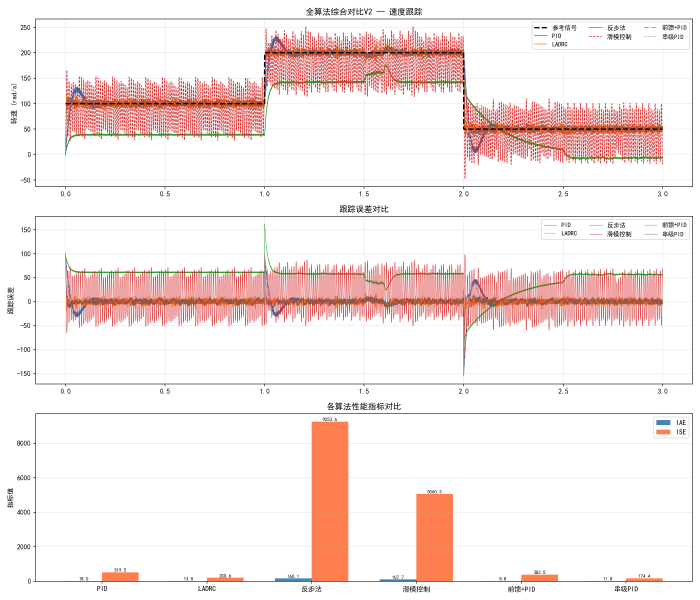
#> input picture 15_simulation/all_algorithms_comparison.png, 2100 x 1800 px, given in place of the camera (shown at 1/3 size)
$ python visual_debugger.py
#> lines starting #> are read from the running program, lines starting #| are printed output that depends on the picture
"""
视觉调试工具 - 实时显示图像处理中间结果
支持多窗口拼接显示、性能计时、参数面板
"""
import cv2
import numpy as np
import time
from typing import Dict, Optional, Tuple, Any
from collections import OrderedDict


class VisualDebugger:
    """视觉流水线调试器，实时显示各阶段结果"""

    def __init__(self, max_cols=3, cell_size=(320, 240)):
        self._panels: OrderedDict = OrderedDict()
        self._max_cols = max_cols
        self._cell_w, self._cell_h = cell_size
        self._timers: Dict[str, list] = {}
        self._fps_counter = {}
        self._fps_display = {}

    # [4 lines left out: function add_panel, not called in this run]

    def update(self, name: str, image):
        """更新指定面板的图像"""
        self._panels[name] = image

    def remove_panel(self, name: str):
        self._panels.pop(name, None)

    def clear(self):
        self._panels.clear()
        self._timers.clear()

    class Timer:
        """上下文管理器计时器"""
        def __init__(self, debugger, name):
            self._dbg = debugger
            self._name = name
            self._start = 0

        def __enter__(self):
            self._start = time.perf_counter()
            return self

        def __exit__(self, *args):
            elapsed = (time.perf_counter() - self._start) * 1000
            if self._name not in self._dbg._timers:
                self._dbg._timers[self._name] = []
            t = self._dbg._timers[self._name]
            t.append(elapsed)
            if len(t) > 30:
                t.pop(0)

    def timer(self, name: str):
        """用法: with debugger.timer("detect"): ... """
        return self.Timer(self, name)

    # [4 lines left out: function get_avg_time, not called in this run]

    def _resize_to_cell(self, img):
        if img is None:
            return np.zeros((self._cell_h, self._cell_w, 3), dtype=np.uint8)
        if len(img.shape) == 2:
            img = cv2.cvtColor(img, cv2.COLOR_GRAY2BGR)
        return cv2.resize(img, (self._cell_w, self._cell_h))

    def render(self) -> np.ndarray:
        """将所有面板拼接成一张大图"""
        if not self._panels:
            return np.zeros((self._cell_h, self._cell_w, 3), dtype=np.uint8)

        cells = []
        for name, img in self._panels.items():
            cell = self._resize_to_cell(img)
            # 叠加名称和计时信息
            cv2.putText(cell, name, (5, 20),
                        cv2.FONT_HERSHEY_SIMPLEX, 0.6, (0, 255, 0), 1)
            if name in self._timers and self._timers[name]:
                avg = self.get_avg_time(name)
                cv2.putText(cell, f"{avg:.1f}ms", (5, 45),
                            cv2.FONT_HERSHEY_SIMPLEX, 0.5, (0, 255, 255), 1)
            cells.append(cell)

        n = len(cells)
        cols = min(n, self._max_cols)
        rows = (n + cols - 1) // cols

        # 补齐空位
        while len(cells) < rows * cols:
            cells.append(np.zeros((self._cell_h, self._cell_w, 3), dtype=np.uint8))

        grid_rows = []
        for r in range(rows):
            row_cells = cells[r * cols: (r + 1) * cols]
            grid_rows.append(np.hstack(row_cells))
        return np.vstack(grid_rows)

    def show(self, window_name="Visual Debugger", wait_ms=1):
        """渲染并显示"""
        composite = self.render()
        cv2.imshow(window_name, composite)
        return cv2.waitKey(wait_ms) & 0xFF

    # [5 lines left out: function snapshot, not called in this run]


class StreamOverlay:
    """视频流叠加信息层"""

    # [6 lines left out: function __init__, not called in this run]

    def add_text(self, text, pos, color=(0, 255, 0), scale=0.6, thickness=1):
        self._texts.append((text, pos, color, scale, thickness))
        return self

    def add_circle(self, center, radius=5, color=(0, 255, 0), thickness=-1):
        self._circles.append((center, radius, color, thickness))
        return self

    def add_rect(self, pt1, pt2, color=(0, 255, 0), thickness=2):
        self._rects.append((pt1, pt2, color, thickness))
        return self

    def add_line(self, pt1, pt2, color=(0, 255, 0), thickness=2):
        self._lines.append((pt1, pt2, color, thickness))
        return self

    # [18 lines left out: functions clear, draw, not called in this run]


class FPSCounter:
    """FPS计数器"""

    def __init__(self, window=30):
        self._timestamps = []
        self._window = window
        self._fps = 0

    def tick(self):
        now = time.perf_counter()
        self._timestamps.append(now)
        if len(self._timestamps) > self._window:
            self._timestamps.pop(0)
        if len(self._timestamps) >= 2:
            dt = self._timestamps[-1] - self._timestamps[0]
            self._fps = (len(self._timestamps) - 1) / dt if dt > 0 else 0
        return self._fps

    @property
    def fps(self):
        return self._fps

    def draw(self, frame, pos=(10, 30), color=(0, 255, 0)):
        cv2.putText(frame, f"FPS: {self._fps:.1f}", pos,
                    cv2.FONT_HERSHEY_SIMPLEX, 0.7, color, 2)
        return frame


def quick_debug_pipeline(source=0):
    """快速调试流水线演示"""
    debugger = VisualDebugger()
    fps = FPSCounter()
    cap = cv2.VideoCapture(source)

    while cap.isOpened():
        ret, frame = cap.read()
#> frame is the input picture: shape (1800, 2100, 3); mean B, G, R 231.1, 233.1, 246.7
        if not ret:
            break
        fps.tick()

        with debugger.timer("resize"):
            small = cv2.resize(frame, (640, 480))
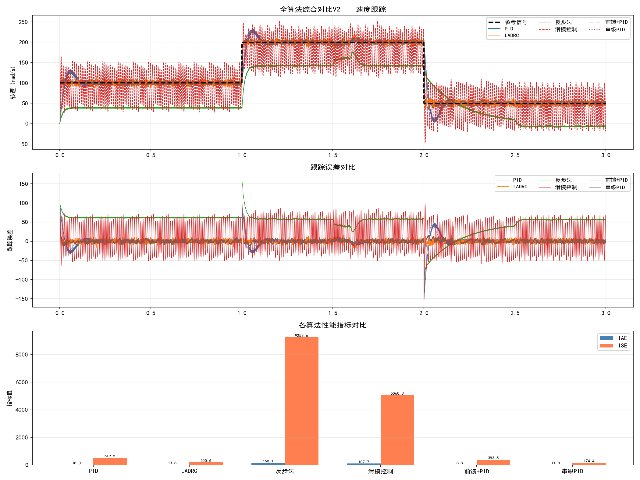
#> small: shape (480, 640, 3); mean B, G, R 231.7, 233.7, 247.2

        with debugger.timer("gray"):
            gray = cv2.cvtColor(small, cv2.COLOR_BGR2GRAY)
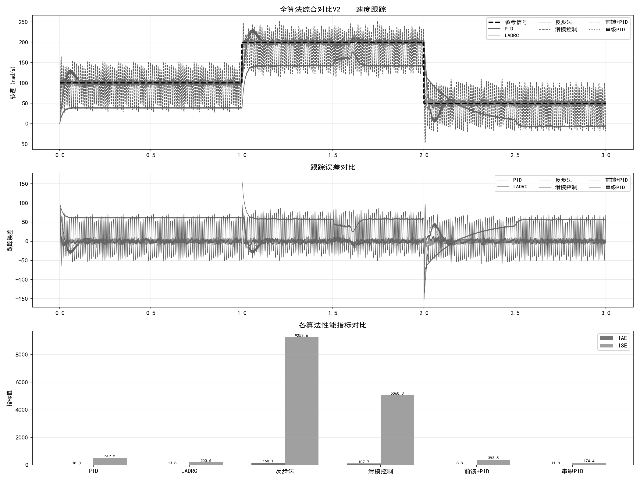
#> gray: shape (480, 640); min 0, max 255, mean 237.5

        with debugger.timer("blur"):
            blur = cv2.GaussianBlur(gray, (5, 5), 0)
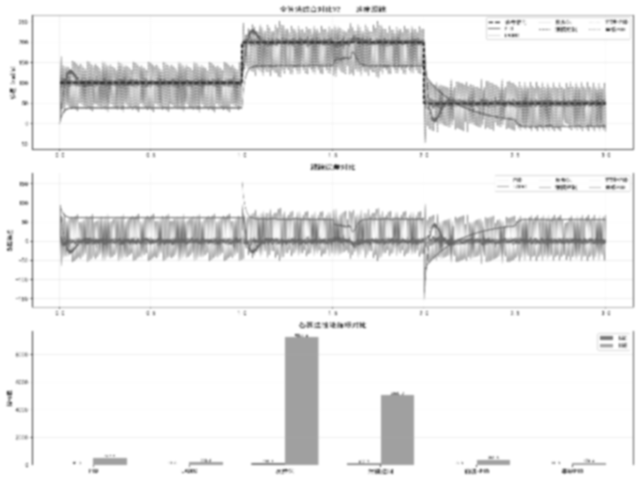
#> blur: shape (480, 640); min 43, max 255, mean 237.5

        with debugger.timer("edge"):
            edges = cv2.Canny(blur, 50, 150)
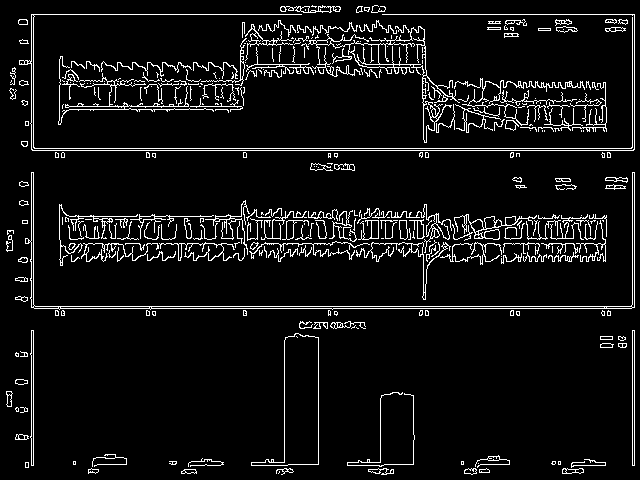
#> edges: shape (480, 640); 6.9% white in thin lines or dots

        with debugger.timer("hsv"):
            hsv = cv2.cvtColor(small, cv2.COLOR_BGR2HSV)
#> hsv: shape (480, 640, 3); mean H, S, V 2.2, 18.6, 247.7

        fps.draw(small)
        debugger.update("Original", small)
        debugger.update("Gray", gray)
        debugger.update("Blur", blur)
        debugger.update("Edges", edges)
        debugger.update("HSV-H", hsv[:, :, 0])

        key = debugger.show()
#> the loop in render, `for name, img in self._panels.items():` made 5 passes
#> name on passes 1 to 5: 'Original', 'Gray', 'Blur', 'Edges', 'HSV-H'
#> pass 1, in render, `cell = self._resize_to_cell(img)`:
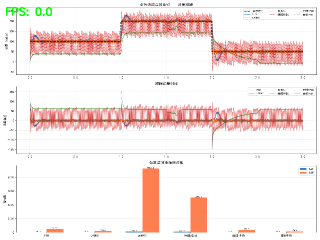
#> cell: shape (240, 320, 3); mean B, G, R 231.3, 233.8, 246.7
#> after the loop in render, `for name, img in self._panels.items():`:
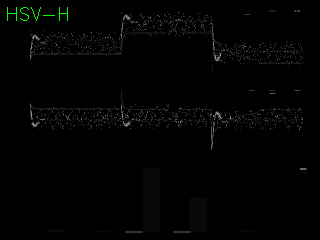
#> cell: shape (240, 320, 3); mean of channels 0, 1, 2 2.2, 2.7, 2.2; drawn as B, G, R
#> after the loop in render, `for name, img in self._panels.items():`: cells = 5 items
#> in render, `n = len(cells)`: n = 5
#> in render, `cols = min(n, self._max_cols)`: cols = 3
#> in render, `rows = (n + cols - 1) // cols`: rows = 2
#> the loop in render, `while len(cells) < rows * cols:` made 1 pass
#> after the loop in render, `while len(cells) < rows * cols:`: cells = 6 items
#> after the loop in render, `for r in range(rows):`: grid_rows = 2 items
#> in render, `return np.vstack(grid_rows)`:
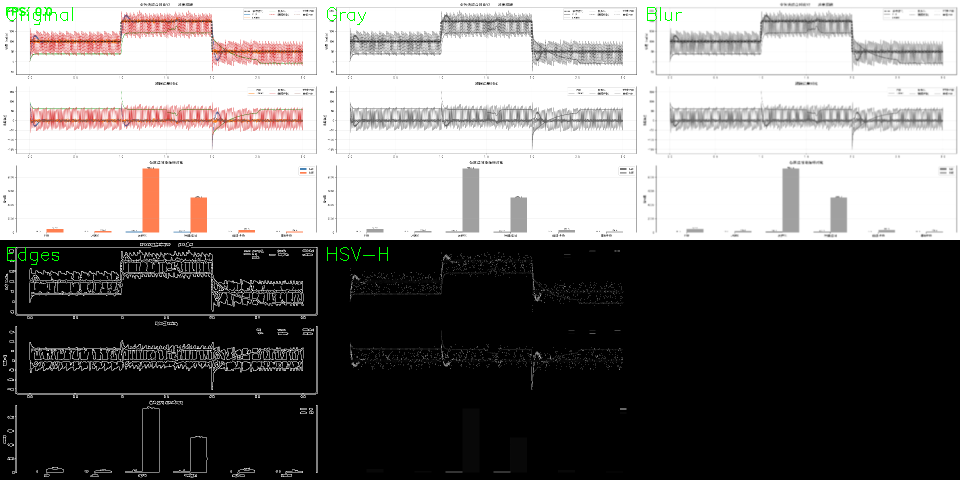
#> returned value: shape (480, 960, 3); mean of channels 0, 1, 2 120.9, 121.6, 123.4; drawn as B, G, R
#> (key q is pressed here)
#> key = 113
        if key == ord("q") or key == 27:
            break
        elif key == ord("s"):
            debugger.snapshot("debug_snapshot.png")

    cap.release()
    cv2.destroyAllWindows()


if __name__ == "__main__":
    quick_debug_pipeline(0)

$ run again, on 15_simulation/backstepping_nonlinear.png
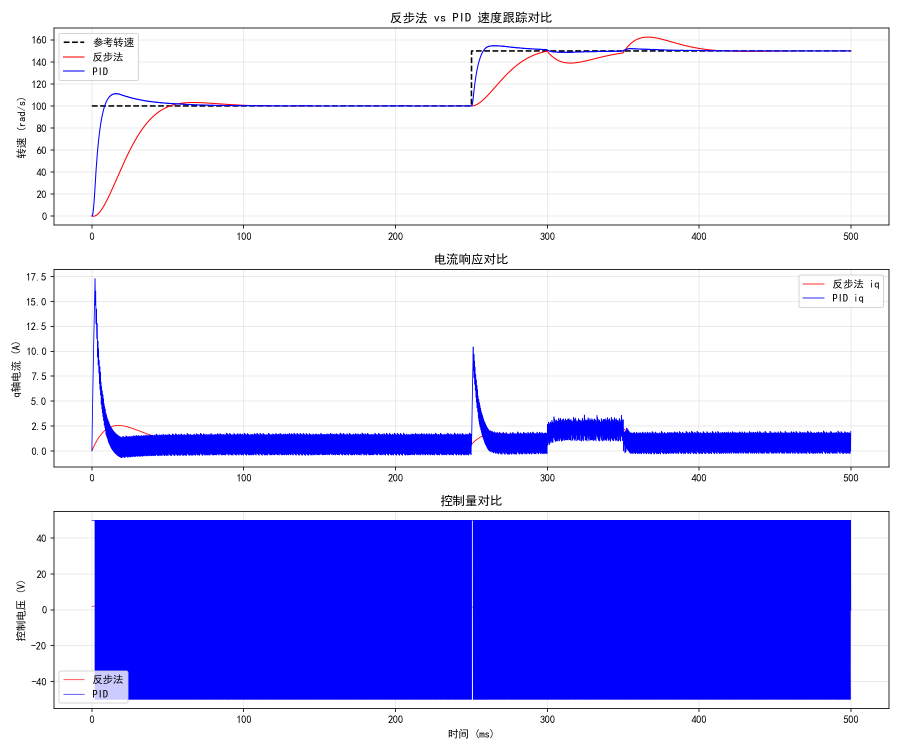
#> input picture 15_simulation/backstepping_nonlinear.png, 1800 x 1500 px, given in place of the camera (shown at 1/2 size)
#> in quick_debug_pipeline, frame is the input picture: shape (1500, 1800, 3); mean B, G, R 250.9, 193.3, 193.6
#> in quick_debug_pipeline, `edges = cv2.Canny(blur, 50, 150)`:
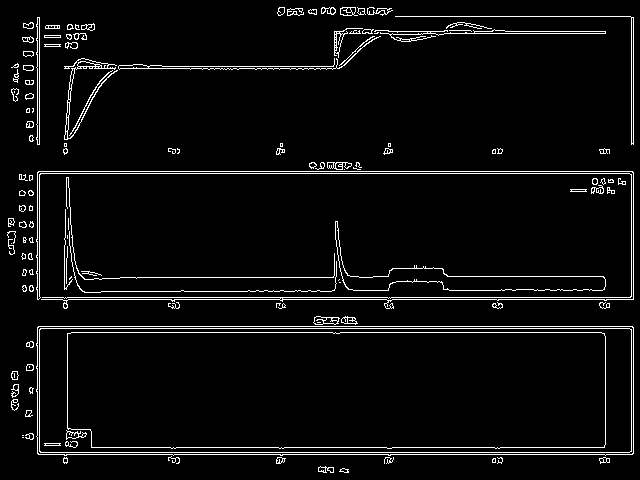
#> edges: shape (480, 640); 4.7% white in thin lines or dots
#> hsv: shape (480, 640, 3); mean H, S, V 28, 57.9, 251.3
#> frame: shape (480, 640, 3)
#> the loop in render, `for name, img in self._panels.items():` made 5 passes
#> name on passes 1 to 5: 'Original', 'Gray', 'Blur', 'Edges', 'HSV-H'
#> after the loop in render, `for name, img in self._panels.items():`: cells = 5 items
#> n = 5
#> cols = 3
#> rows = 2
#> the loop in render, `while len(cells) < rows * cols:` made 1 pass
#> after the loop in render, `while len(cells) < rows * cols:`: cells = 6 items
#> after the loop in render, `for r in range(rows):`: grid_rows = 2 items
#> in render, `return np.vstack(grid_rows)`:
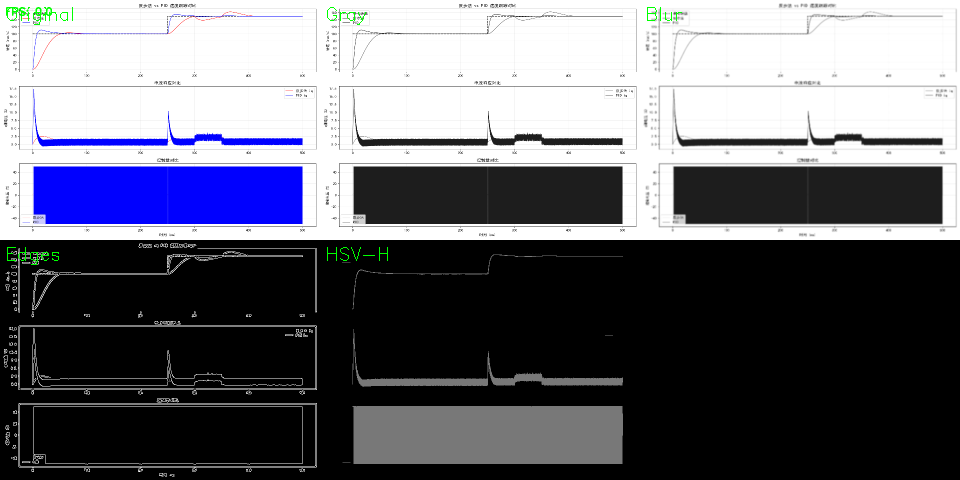
#> returned value: shape (480, 960, 3); mean of channels 0, 1, 2 115, 105.8, 105.4; drawn as B, G, R
#> key = 113

$ run again, on 15_simulation/battery_model_simulation.png
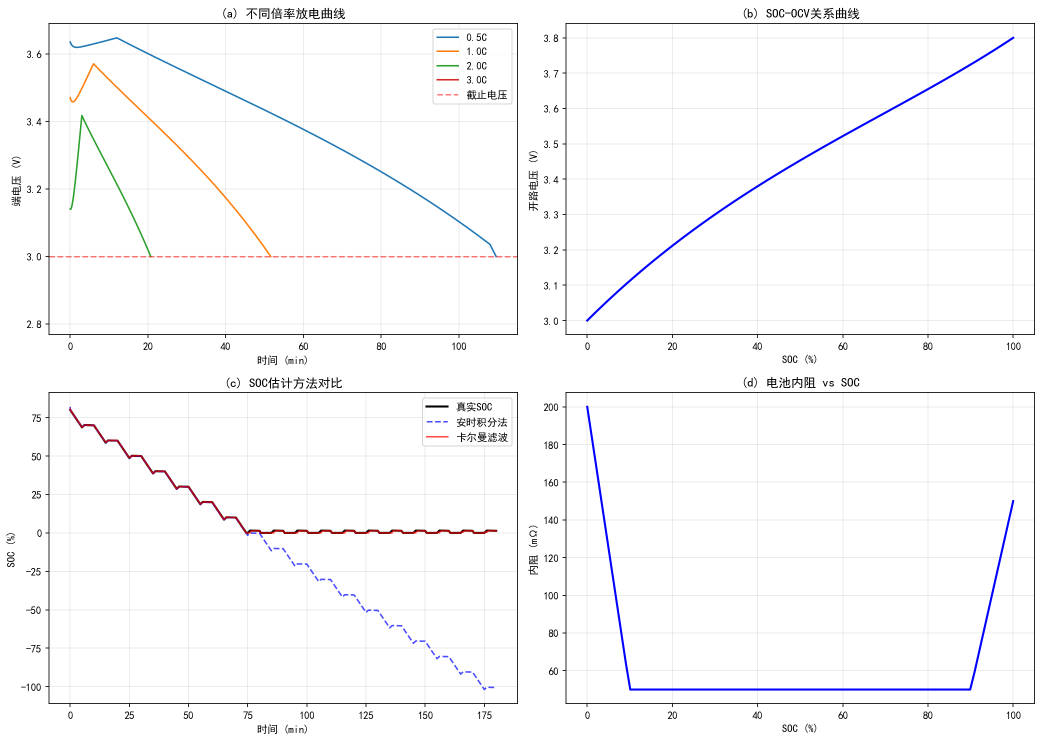
#> input picture 15_simulation/battery_model_simulation.png, 2083 x 1483 px, given in place of the camera (shown at 1/2 size)
#> in quick_debug_pipeline, frame is the input picture: shape (1483, 2083, 3); mean B, G, R 250.4, 249.4, 249.7
#> in quick_debug_pipeline, `edges = cv2.Canny(blur, 50, 150)`:
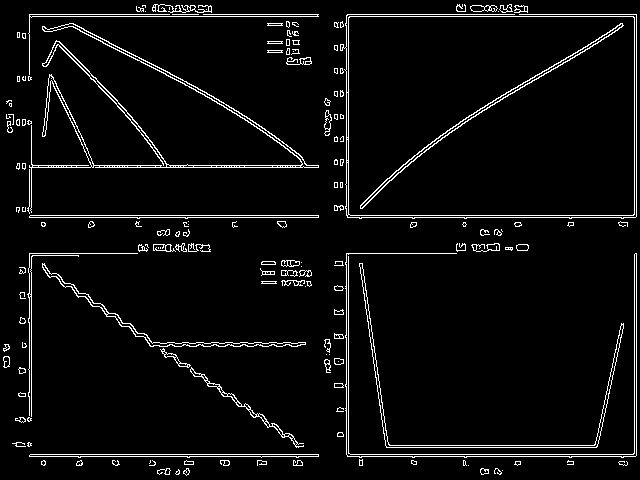
#> edges: shape (480, 640); 4.8% white in thin lines or dots
#> hsv: shape (480, 640, 3); mean H, S, V 1.1, 1.9, 251.1
#> frame: shape (480, 640, 3)
#> the loop in render, `for name, img in self._panels.items():` made 5 passes
#> name on passes 1 to 5: 'Original', 'Gray', 'Blur', 'Edges', 'HSV-H'
#> after the loop in render, `for name, img in self._panels.items():`: cells = 5 items
#> n = 5
#> cols = 3
#> rows = 2
#> the loop in render, `while len(cells) < rows * cols:` made 1 pass
#> after the loop in render, `while len(cells) < rows * cols:`: cells = 6 items
#> after the loop in render, `for r in range(rows):`: grid_rows = 2 items
#> in render, `return np.vstack(grid_rows)`:
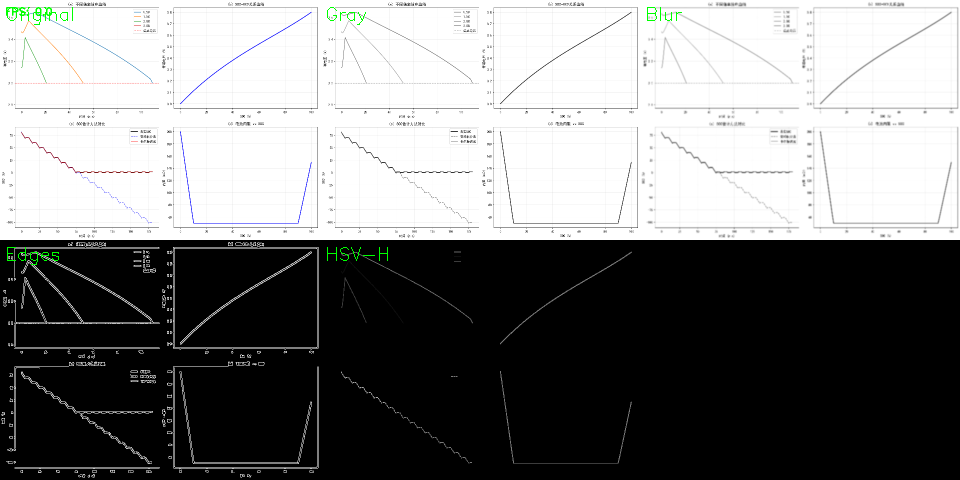
#> returned value: shape (480, 960, 3); mean of channels 0, 1, 2 127, 127.3, 126.9; drawn as B, G, R
#> key = 113

$ run again, on 15_simulation/cascade_control_comparison.png
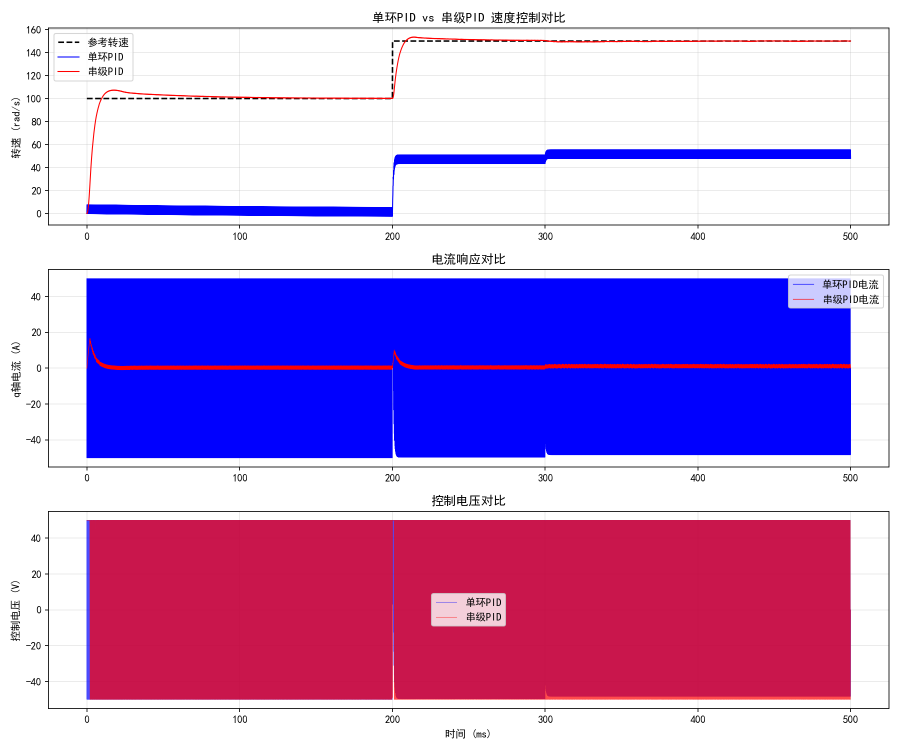
#> input picture 15_simulation/cascade_control_comparison.png, 1800 x 1500 px, given in place of the camera (shown at 1/2 size)
#> in quick_debug_pipeline, frame is the input picture: shape (1500, 1800, 3); mean B, G, R 213.8, 150.4, 187.7
#> edges: shape (480, 640); 4.9% white in thin lines or dots
#> hsv: shape (480, 640, 3); mean H, S, V 60.1, 99.6, 240.4
#> frame: shape (480, 640, 3)
#> the loop in render, `for name, img in self._panels.items():` made 5 passes
#> name on passes 1 to 5: 'Original', 'Gray', 'Blur', 'Edges', 'HSV-H'
#> after the loop in render, `for name, img in self._panels.items():`: cells = 5 items
#> n = 5
#> cols = 3
#> rows = 2
#> the loop in render, `while len(cells) < rows * cols:` made 1 pass
#> after the loop in render, `while len(cells) < rows * cols:`: cells = 6 items
#> after the loop in render, `for r in range(rows):`: grid_rows = 2 items
#> in render, `return np.vstack(grid_rows)`:
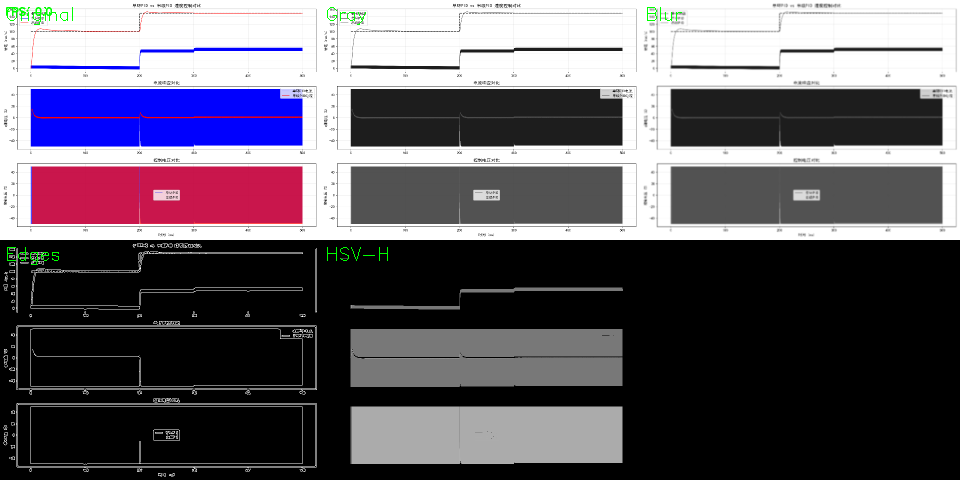
#> returned value: shape (480, 960, 3); mean of channels 0, 1, 2 103.8, 93.7, 99.5; drawn as B, G, R
#> key = 113
